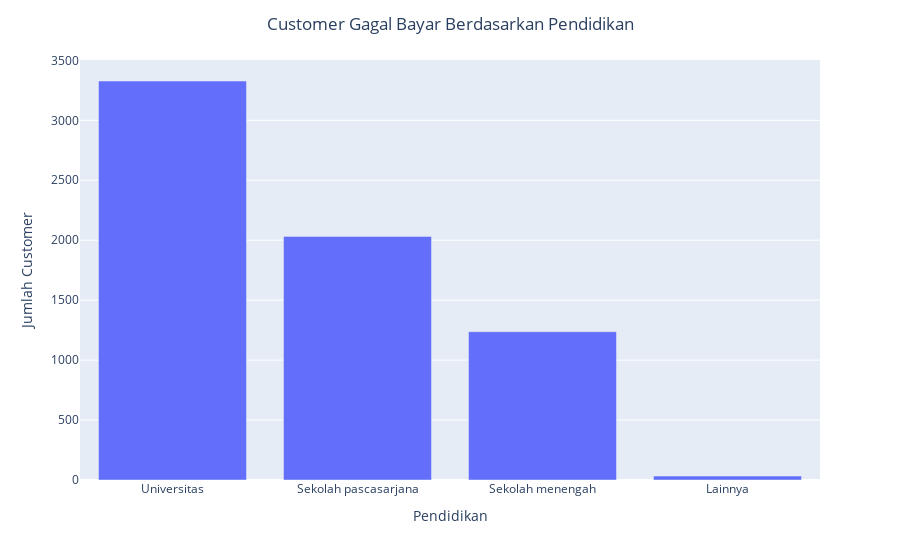

Source (notebook cell):
### Markdown cell above
##### 1.2 Customer Gagal Bayar Berdasarkan Tingkat Pendidikan

### Code cell
education_mapping = {
    1: 'Lainnya',
    2: 'Sekolah menengah',
    3: 'Universitas',
    4: 'Sekolah pascasarjana'
}
default_customers = credit_default[credit_default['default payment next month'] == 1]
default_customers.loc[:, 'EDUCATION'] = default_customers['EDUCATION'].replace(education_mapping)
default_customers_by_education = default_customers['EDUCATION'].value_counts()

data = {'Education': default_customers_by_education.index, 'Count': default_customers_by_education.values}
default_customers_by_education = pd.DataFrame(data)

px.bar(default_customers_by_education, x='Education', y='Count', labels={'Count': 'Jumlah Customer', 'Education': 'Pendidikan'}) \
    .update_layout(title='Customer Gagal Bayar Berdasarkan Pendidikan', title_x=0.5) \
    .show()

### Figure 1 — Plotly figure (JSON) as saved in the notebook; plotly's stock layout.template omitted (floating-point values rounded to 4 significant figures)
{"data": [{"alignmentgroup": "True", "hovertemplate": "Pendidikan=%{x}<br>Jumlah Customer=%{y}<extra></extra>", "legendgroup": "", "marker": {"color": "#636efa", "pattern": {"shape": ""}}, "name": "", "offsetgroup": "", "orientation": "v", "showlegend": false, "textposition": "auto", "type": "bar", "x": ["Universitas", "Sekolah pascasarjana", "Sekolah menengah", "Lainnya"], "xaxis": "x", "y": [3328, 2032, 1237, 33], "yaxis": "y"}], "layout": {"barmode": "relative", "legend": {"tracegroupgap": 0}, "margin": {"t": 60}, "title": {"text": "Customer Gagal Bayar Berdasarkan Pendidikan", "x": 0.5}, "xaxis": {"anchor": "y", "domain": [0, 1], "title": {"text": "Pendidikan"}}, "yaxis": {"anchor": "x", "domain": [0, 1], "title": {"text": "Jumlah Customer"}}}}
